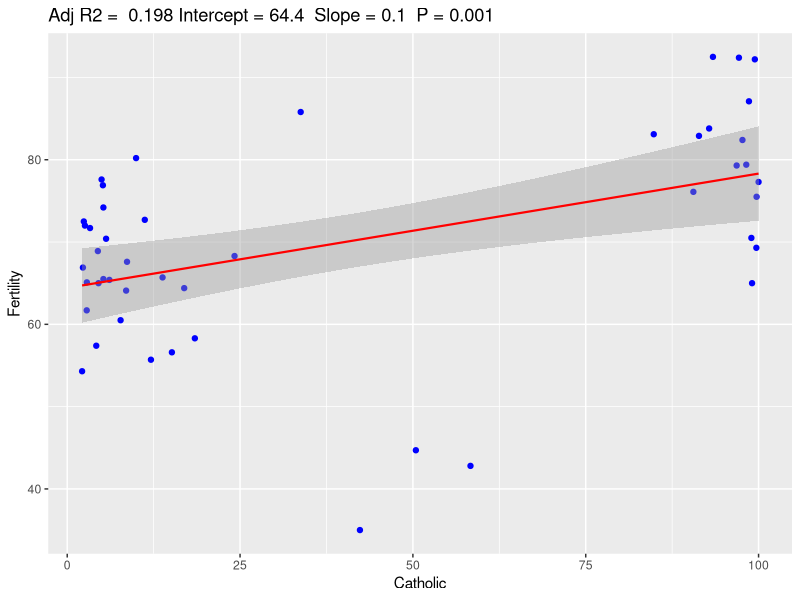

Write the R code that produced this figure.
## ---- chunk 1
knitr::opts_chunk$set(echo = TRUE)
## ---- chunk 2
swiss <- as.data.frame(swiss)
library(ggplot2)
## ---- chunk 3
ggplotRegSwiss <- function(fit){
  ggplot(swiss, aes(Catholic, Fertility)) +
    geom_point(colour = 'blue') +
    stat_smooth(method = 'lm', col = 'red', size=0.75) +
    labs(title = paste('Adj R2 = ',signif(summary(fit)$adj.r.squared, 3),
                       'Intercept =',signif(fit$coef[[1]],3 ),
                       ' Slope =',signif(fit$coef[[2]], 1),
                       ' P =',signif(summary(fit)$coef[2,4], 2)))
}
FitOfDataSwiss <- lm(Fertility ~ Catholic, data = swiss)
ggplotRegSwiss(FitOfDataSwiss)
